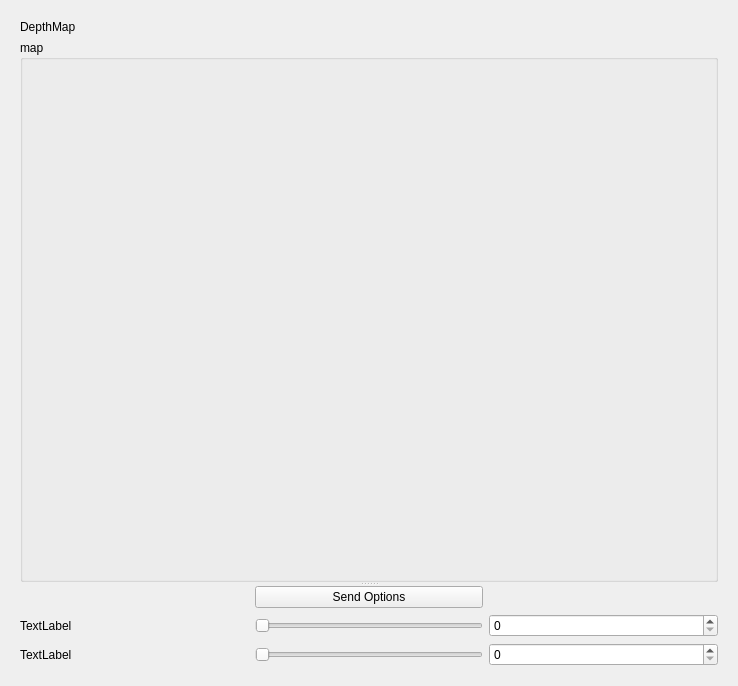
<?xml version="1.0" encoding="UTF-8"?>
<ui version="4.0">
 <class>windowdepthmap2</class>
 <widget class="QWidget" name="windowdepthmap2">
  <property name="geometry">
   <rect>
    <x>0</x>
    <y>0</y>
    <width>736</width>
    <height>686</height>
   </rect>
  </property>
  <property name="windowTitle">
   <string>Form</string>
  </property>
  <layout class="QVBoxLayout" name="verticalLayout_3">
   <item>
    <widget class="QWidget" name="widget_3" native="true">
     <layout class="QVBoxLayout" name="verticalLayout">
      <item>
       <widget class="QLabel" name="label_inputImg">
        <property name="text">
         <string>DepthMap</string>
        </property>
       </widget>
      </item>
      <item>
       <widget class="QSplitter" name="splitter_4">
        <property name="orientation">
         <enum>Qt::Vertical</enum>
        </property>
        <widget class="QWidget" name="horizontalLayoutWidget_3">
         <layout class="QHBoxLayout" name="rightTopPart">
          <item>
           <widget class="QGroupBox" name="gb_inputCamera1">
            <property name="minimumSize">
             <size>
              <width>698</width>
              <height>500</height>
             </size>
            </property>
            <property name="title">
             <string>map</string>
            </property>
            <layout class="QVBoxLayout" name="verticalLayout_2">
             <item>
              <widget class="QLabel" name="outVideoImage_DepthMap">
               <property name="sizePolicy">
                <sizepolicy hsizetype="Preferred" vsizetype="Preferred">
                 <horstretch>0</horstretch>
                 <verstretch>0</verstretch>
                </sizepolicy>
               </property>
               <property name="minimumSize">
                <size>
                 <width>678</width>
                 <height>500</height>
                </size>
               </property>
               <property name="text">
                <string/>
               </property>
              </widget>
             </item>
            </layout>
           </widget>
          </item>
         </layout>
        </widget>
        <widget class="QWidget" name="horizontalLayoutWidget_4">
         <layout class="QHBoxLayout" name="rightBottomPart">
          <item>
           <layout class="QGridLayout" name="gridLayout">
            <item row="2" column="1">
             <widget class="QSlider" name="horizontalSlider_2">
              <property name="maximum">
               <number>1000</number>
              </property>
              <property name="orientation">
               <enum>Qt::Horizontal</enum>
              </property>
             </widget>
            </item>
            <item row="0" column="2">
             <spacer name="horizontalSpacer_2">
              <property name="orientation">
               <enum>Qt::Horizontal</enum>
              </property>
              <property name="sizeHint" stdset="0">
               <size>
                <width>40</width>
                <height>20</height>
               </size>
              </property>
             </spacer>
            </item>
            <item row="1" column="0">
             <widget class="QLabel" name="label_2">
              <property name="text">
               <string>TextLabel</string>
              </property>
             </widget>
            </item>
            <item row="1" column="1">
             <widget class="QSlider" name="horizontalSlider">
              <property name="maximum">
               <number>1000</number>
              </property>
              <property name="orientation">
               <enum>Qt::Horizontal</enum>
              </property>
             </widget>
            </item>
            <item row="1" column="2">
             <widget class="QSpinBox" name="spinBox">
              <property name="maximum">
               <number>1000</number>
              </property>
             </widget>
            </item>
            <item row="0" column="0">
             <spacer name="horizontalSpacer">
              <property name="orientation">
               <enum>Qt::Horizontal</enum>
              </property>
              <property name="sizeHint" stdset="0">
               <size>
                <width>40</width>
                <height>20</height>
               </size>
              </property>
             </spacer>
            </item>
            <item row="0" column="1">
             <widget class="QPushButton" name="b_setImage">
              <property name="text">
               <string>Send Options</string>
              </property>
             </widget>
            </item>
            <item row="2" column="0">
             <widget class="QLabel" name="label">
              <property name="text">
               <string>TextLabel</string>
              </property>
             </widget>
            </item>
            <item row="2" column="2">
             <widget class="QSpinBox" name="spinBox_2">
              <property name="maximum">
               <number>1000</number>
              </property>
             </widget>
            </item>
           </layout>
          </item>
         </layout>
        </widget>
       </widget>
      </item>
     </layout>
    </widget>
   </item>
  </layout>
 </widget>
 <resources/>
 <connections/>
</ui>
